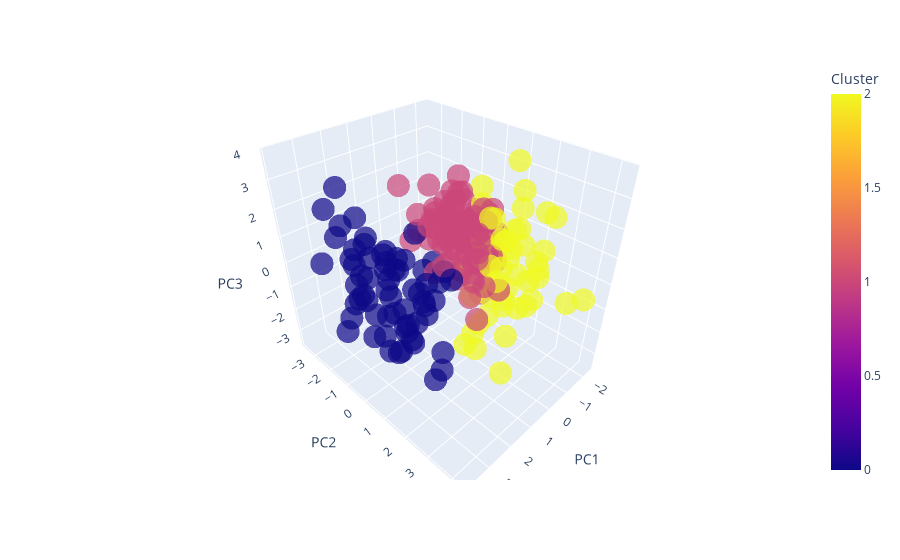

Notebook source saved alongside this figure:
### Markdown cell above
### Nombre de perfiles

0: Comprador que va muy seguro de lo que compra
1: Comprador impulsivo
2: Cliente habitual veterano, sobrio, medio

### Code cell
# Visualizacion 3d de los clusters con 3 componentes principales
pca = PCA(n_components=3)

df_pca = pca.fit_transform(df_scaled)

df_pca = pd.DataFrame(df_pca, columns=['PC1', 'PC2', 'PC3'])
df_pca['Cluster'] = df['Cluster']

fig = px.scatter_3d(df_pca, x='PC1', y='PC2', z='PC3', color='Cluster', opacity=0.7)
fig.show()

### Figure 1 — Plotly figure (JSON) as saved in the notebook; plotly's stock layout.template omitted (floating-point values rounded to 4 significant figures; data arrays with more than 128 entries replaced by an {"elided": "..."} marker saying what was removed)
{"data": [{"hovertemplate": "PC1=%{x}<br>PC2=%{y}<br>PC3=%{z}<br>Cluster=%{marker.color}<extra></extra>", "legendgroup": "", "marker": {"color": {"elided": "200 int values"}, "coloraxis": "coloraxis", "opacity": 0.7, "symbol": "circle"}, "mode": "markers", "name": "", "scene": "scene", "showlegend": false, "type": "scatter3d", "x": {"elided": "200 float values"}, "y": {"elided": "200 float values"}, "z": {"elided": "200 float values"}}], "layout": {"coloraxis": {"colorbar": {"title": {"text": "Cluster"}}, "colorscale": [[0, "#0d0887"], [0.1111, "#46039f"], [0.2222, "#7201a8"], [0.3333, "#9c179e"], [0.4444, "#bd3786"], [0.5556, "#d8576b"], [0.6667, "#ed7953"], [0.7778, "#fb9f3a"], [0.8889, "#fdca26"], [1, "#f0f921"]]}, "legend": {"tracegroupgap": 0}, "margin": {"t": 60}, "scene": {"domain": {"x": [0, 1], "y": [0, 1]}, "xaxis": {"title": {"text": "PC1"}}, "yaxis": {"title": {"text": "PC2"}}, "zaxis": {"title": {"text": "PC3"}}}}}
